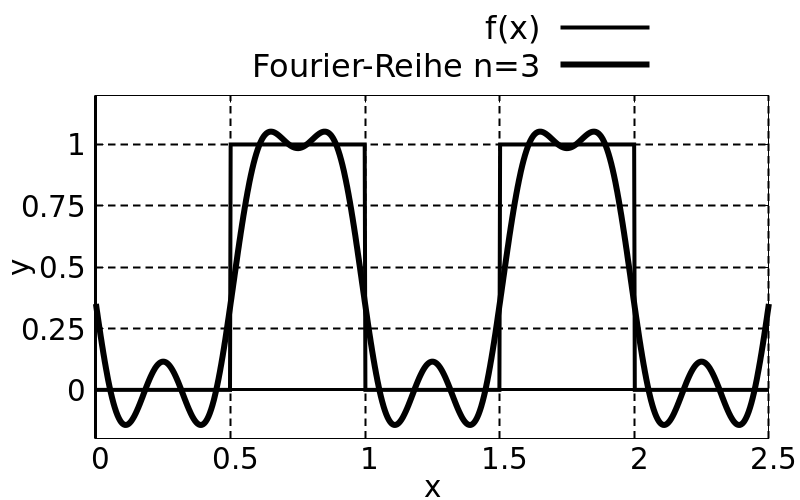

gnuplot code for this plot:
load "template/fourier-transform-plot.gnuplot"

set key outside above

set xrange [0:2.5]
set yrange [-0.2:1.2]

set xtics 0.5
set ytics 0.25

T=1
f(x) = (sgn(x-floor(x)-0.5)+1)/2

plot \
  f(x) lc 0 lw 4 title "f(x)", \
  fourier(x, 10, 3) lc 0 lw 6 title "Fourier-Reihe n=3"
